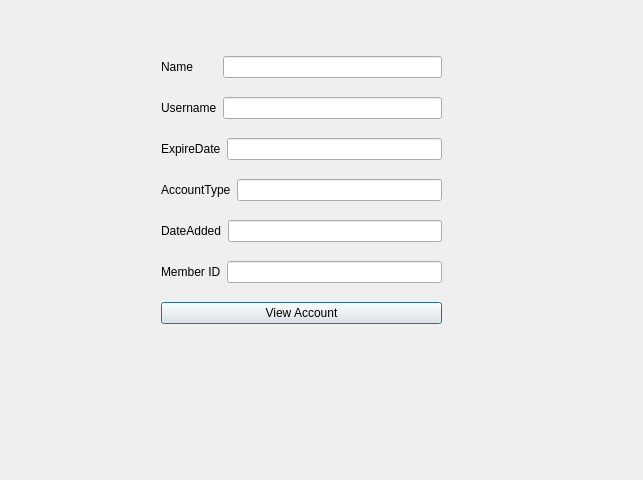
<?xml version="1.0" encoding="UTF-8"?>
<ui version="4.0">
 <class>Window_ViewAccount</class>
 <widget class="QDialog" name="Window_ViewAccount">
  <property name="geometry">
   <rect>
    <x>0</x>
    <y>0</y>
    <width>643</width>
    <height>480</height>
   </rect>
  </property>
  <property name="windowTitle">
   <string>Dialog</string>
  </property>
  <widget class="QWidget" name="">
   <property name="geometry">
    <rect>
     <x>161</x>
     <y>43</y>
     <width>281</width>
     <height>301</height>
    </rect>
   </property>
   <layout class="QVBoxLayout" name="verticalLayout">
    <item>
     <layout class="QHBoxLayout" name="horizontalLayout_2">
      <item>
       <widget class="QLabel" name="label_Name">
        <property name="text">
         <string>Name       </string>
        </property>
       </widget>
      </item>
      <item>
       <widget class="QLineEdit" name="lineEdit_Name">
        <property name="readOnly">
         <bool>true</bool>
        </property>
       </widget>
      </item>
     </layout>
    </item>
    <item>
     <layout class="QHBoxLayout" name="horizontalLayout_3">
      <item>
       <widget class="QLabel" name="label_Username">
        <property name="text">
         <string>Username</string>
        </property>
       </widget>
      </item>
      <item>
       <widget class="QLineEdit" name="lineEdit_Username">
        <property name="readOnly">
         <bool>true</bool>
        </property>
       </widget>
      </item>
     </layout>
    </item>
    <item>
     <layout class="QHBoxLayout" name="horizontalLayout_4">
      <item>
       <widget class="QLabel" name="label_ExpireDate">
        <property name="text">
         <string>ExpireDate</string>
        </property>
       </widget>
      </item>
      <item>
       <widget class="QLineEdit" name="lineEdit_ExpireDate">
        <property name="readOnly">
         <bool>true</bool>
        </property>
       </widget>
      </item>
     </layout>
    </item>
    <item>
     <layout class="QHBoxLayout" name="horizontalLayout_6">
      <item>
       <widget class="QLabel" name="label_AccountType">
        <property name="text">
         <string>AccountType</string>
        </property>
       </widget>
      </item>
      <item>
       <widget class="QLineEdit" name="lineEdit_AccountType"/>
      </item>
     </layout>
    </item>
    <item>
     <layout class="QHBoxLayout" name="horizontalLayout_5">
      <item>
       <widget class="QLabel" name="label_DateAdded">
        <property name="text">
         <string>DateAdded</string>
        </property>
       </widget>
      </item>
      <item>
       <widget class="QLineEdit" name="lineEdit_DateAdded">
        <property name="readOnly">
         <bool>true</bool>
        </property>
       </widget>
      </item>
     </layout>
    </item>
    <item>
     <layout class="QHBoxLayout" name="horizontalLayout">
      <item>
       <widget class="QLabel" name="label_MemberId">
        <property name="text">
         <string>Member ID</string>
        </property>
       </widget>
      </item>
      <item>
       <widget class="QLineEdit" name="lineEdit_MemberId"/>
      </item>
     </layout>
    </item>
    <item>
     <widget class="QPushButton" name="pushButton_ViewAccount">
      <property name="text">
       <string>View Account</string>
      </property>
     </widget>
    </item>
   </layout>
  </widget>
 </widget>
 <resources/>
 <connections/>
</ui>
